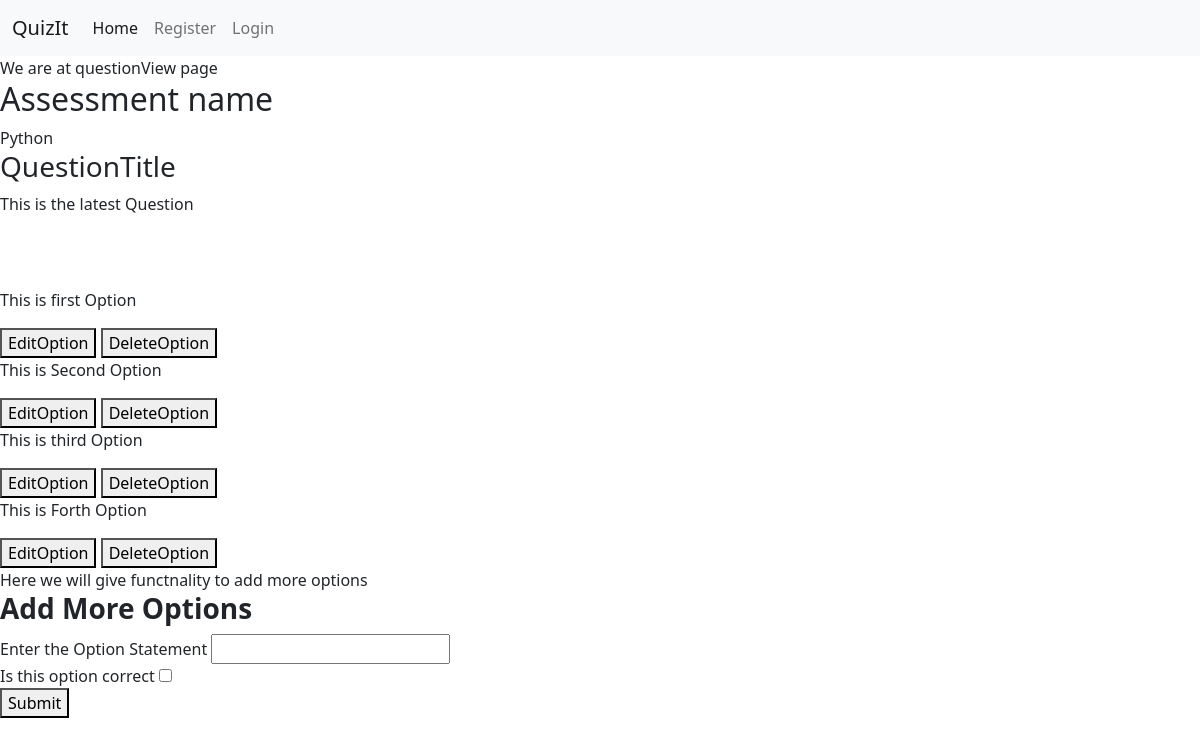
The app's page /questionView/7/ with its own data.
### quiz/models.py (models this page shows)
class QuestionSet(models.Model):
    assessment = models.ForeignKey(
        Assessment, null=False, on_delete=models.CASCADE)
    section = models.ForeignKey(Section, null=False, on_delete=models.CASCADE)
    questionTitle = models.CharField(
        max_length=1023, default="question statement")
    mark = models.IntegerField()
    def __str__(self):
        return(str(self.assessment) + " - " + self.questionTitle)

class Assessment(models.Model):
    user = models.ForeignKey(User, null=False, on_delete=models.CASCADE)
    name = models.CharField(max_length=255, default="Exam")
    duration = models.IntegerField()
    time = models.DateTimeField(auto_now_add=True)
    def __str__(self):
        return(self.name)

class OptionSet(models.Model):
    Question = models.ForeignKey(
        QuestionSet, null=True, on_delete=models.CASCADE)
    optionStatement = models.CharField(max_length=1023)
    correct = models.BooleanField(default=False)
    def __str__(self):
        return(self.optionStatement)

### quiz/views.py (the view, shortened to what this page needs)
# urls.py: path('questionView/<int:pk>/', questionView, name="questionView"),
def questionView(request, pk):
    print(pk)
    findQuestion = QuestionSet.objects.filter(id=pk)
    print(findQuestion[0])
    options = OptionSet.objects.filter(Question=findQuestion[0])
    print(options)
    return render(request, 'questionView.html', {'question': findQuestion, 'options': options})

### quiz/templates/questionView.html (shortened to what this page needs)
{% extends 'base.html' %} {% block content %} We are at questionView page
<br />
{% for info in question %}
<h2>Assessment name</h2>
{{info.assessment}}
<br />
<h3>QuestionTitle</h3>
{{info.questionTitle}}
<br />
{{info.information}} {% endfor %}
<br />
<br />
<br />
{% for opt in options %}
<div>
  <p>{{opt}}</p>
  <button>EditOption</button>
  <a href="/optionDelete/{{opt.id}}/">
    <button>DeleteOption</button>
  </a>
</div>
{% endfor %} Here we will give functnality to add more options <br />
<h3>
  <b> Add More Options </b>
</h3>
<form action="" method="POST">
  <label for="text" name="addOption">Enter the Option Statement</label>
  <input id="optionStatement" type="text" name="optionStatement" required />
  <br />
  <label for="checkbox">Is this option correct</label>
  <input id="optionCheckbox" type="checkbox" name="optionCheckbox" />
  <br />
  <button type="submit">Submit</button>
</form>
{% endblock content %}

### records on screen
QuestionSet: assessment "Python", questionTitle "This is the latest Question"
OptionSet: optionStatement "This is first Option"
OptionSet: optionStatement "This is Second Option"
OptionSet: optionStatement "This is third Option"
OptionSet: optionStatement "This is Forth Option"
